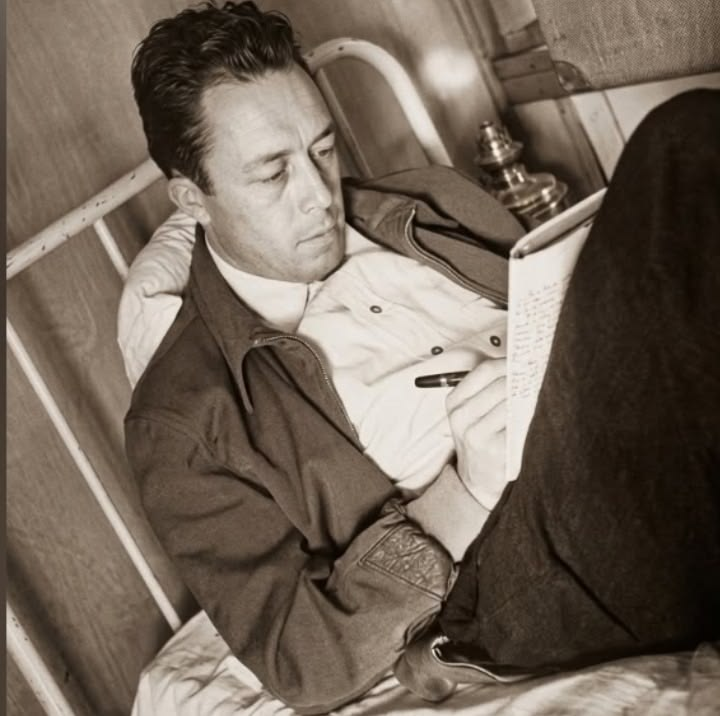
#> input picture #AlbertCamus.jpeg, 720 x 716 px
$ python prep_sources.py
#> lines starting #> are read from the running program, lines starting #| are printed output that depends on the picture
"""Recorta las fotos del repo (quitando marcas de agua) a resolución nativa -> tools/src/*.png"""
import os
from PIL import Image
HERE = os.path.dirname(os.path.abspath(__file__)); REPO = os.path.dirname(os.path.dirname(HERE))
OUT = os.path.join(HERE, 'src'); os.makedirs(OUT, exist_ok=True)
def crop(f, box, out):
#> called with f = '#AlbertCamus.jpeg', out = 'bed'
    im = Image.open(os.path.join(REPO, f)).convert('RGB')
#> im is the input picture: PIL image 720x716 RGB; mean R, G, B 114, 101.2, 88.9
    if box:
        if all(isinstance(v, float) for v in box):
            w, h = im.size; box = (int(box[0]*w), int(box[1]*h), int(box[2]*w), int(box[3]*h))
        im = im.crop(box)
    im.save(os.path.join(OUT, out + '.png'))
crop('#AlbertCamus.jpeg', None, 'bed')
crop('#albertcamus  #paris.jpeg', None, 'paris')
#> call 2 of crop, with f = '#albertcamus  #paris.jpeg', out = 'paris'
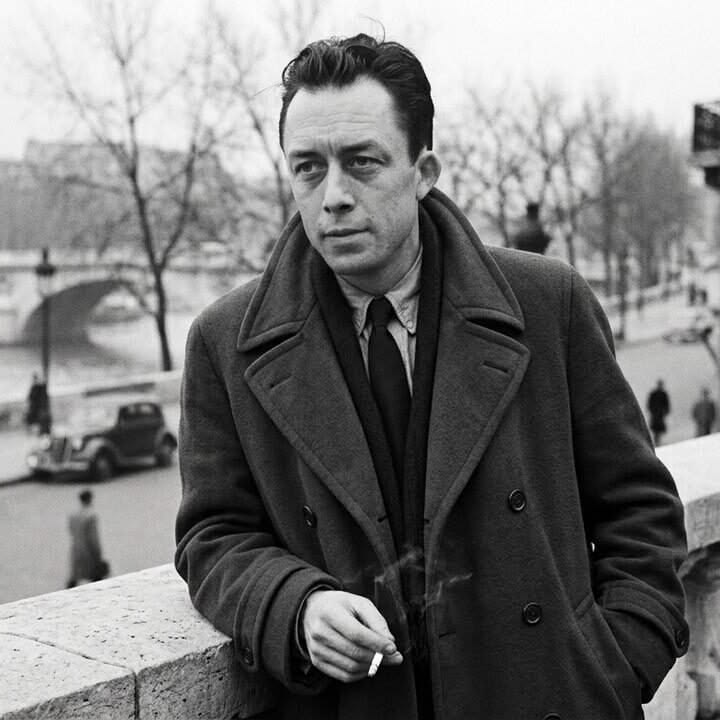
#> input picture #albertcamus  #paris.jpeg, 720 x 720 px
#> in crop, im is the input picture: PIL image 720x720 RGB; mean R, G, B 120.7, 120.6, 120.4
crop('Albert Camus (1).jpeg', None, 'smile')
#> call 3 of crop, with f = 'Albert Camus (1).jpeg', out = 'smile'
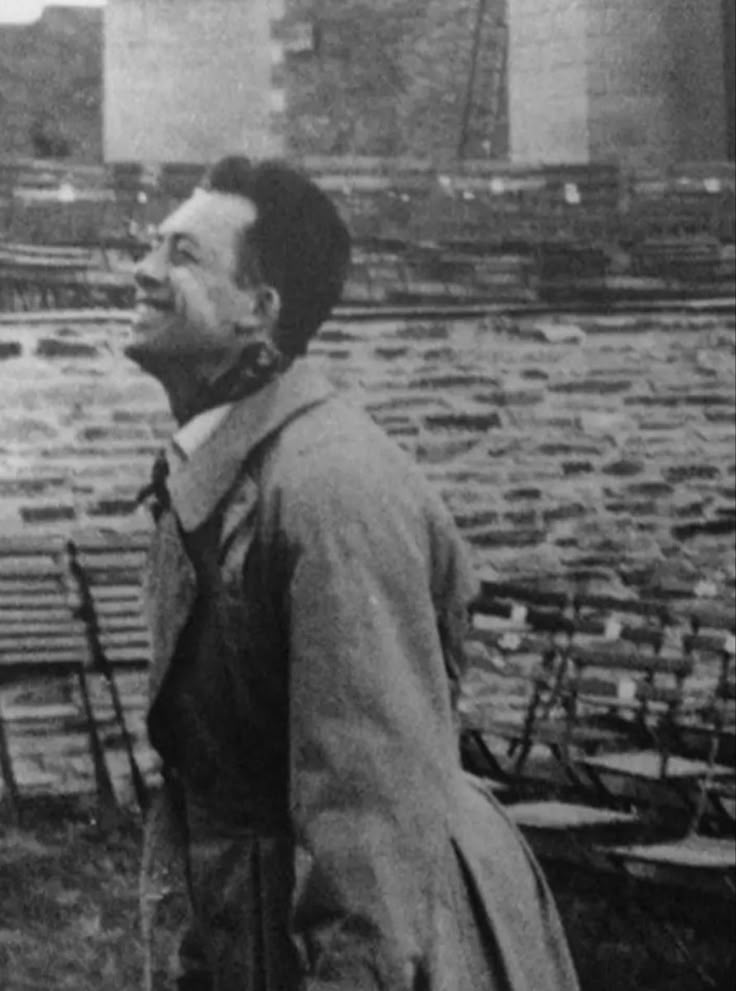
#> input picture Albert Camus (1).jpeg, 736 x 991 px
#> in crop, im is the input picture: PIL image 736x991 RGB; min 6, max 237, mean 94.3
crop('Camus Beyond the Familiar Quote_ Guilt and The Fall.jpeg', (150, 420, 700, 985), 'sketch')
#> call 4 of crop, with box = (150, 420, 700, 985), out = 'sketch'
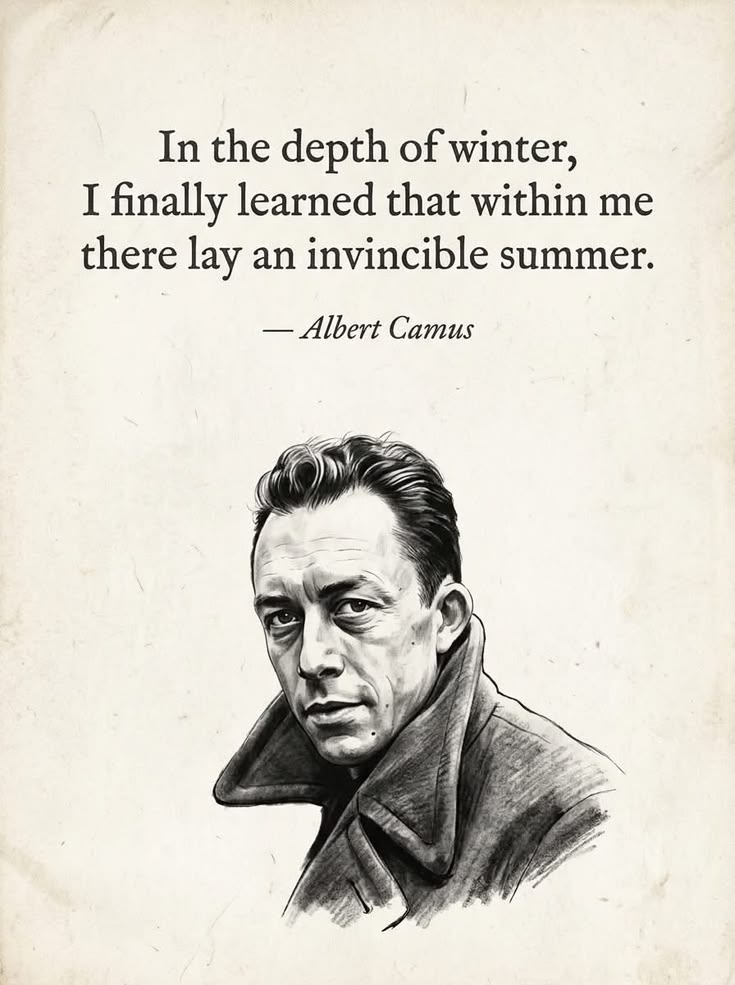
#> input picture Camus Beyond the Familiar Quote_ Guilt and The Fall.jpeg, 735 x 985 px
#> in crop, im is the input picture: PIL image 735x985 RGB; mean R, G, B 220.5, 216.8, 207.1
crop('WhatsApp Image 2026-11-22 at 12.19.16.jpeg', (215, 382, 1205, 1036), 'cafe')
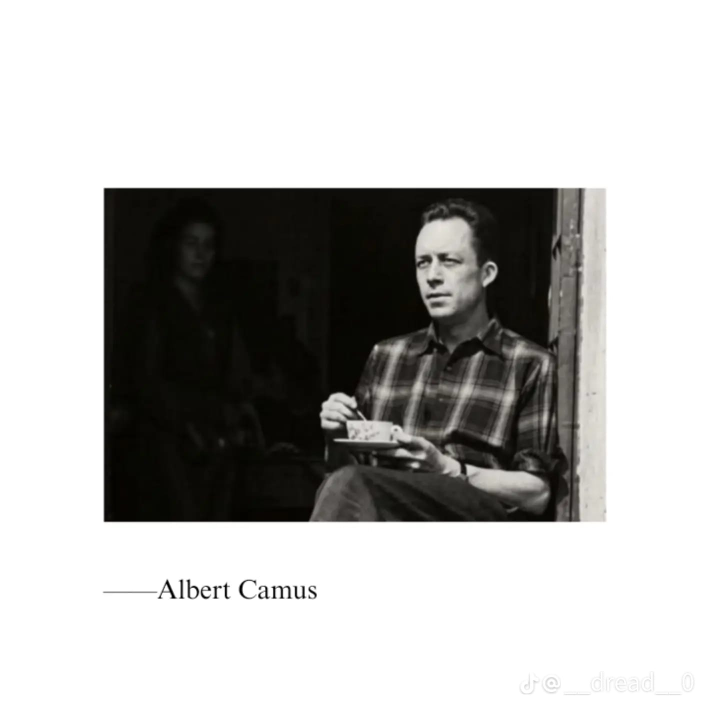
#> input picture WhatsApp Image 2026-11-22 at 12.19.16.jpeg, 1420 x 1420 px (shown at 1/2 size)
#> in crop, im is the input picture: PIL image 1420x1420 RGB; mean R, G, B 185.6, 185.1, 183.7
#> in crop (call 5), `im = im.crop(box)`:
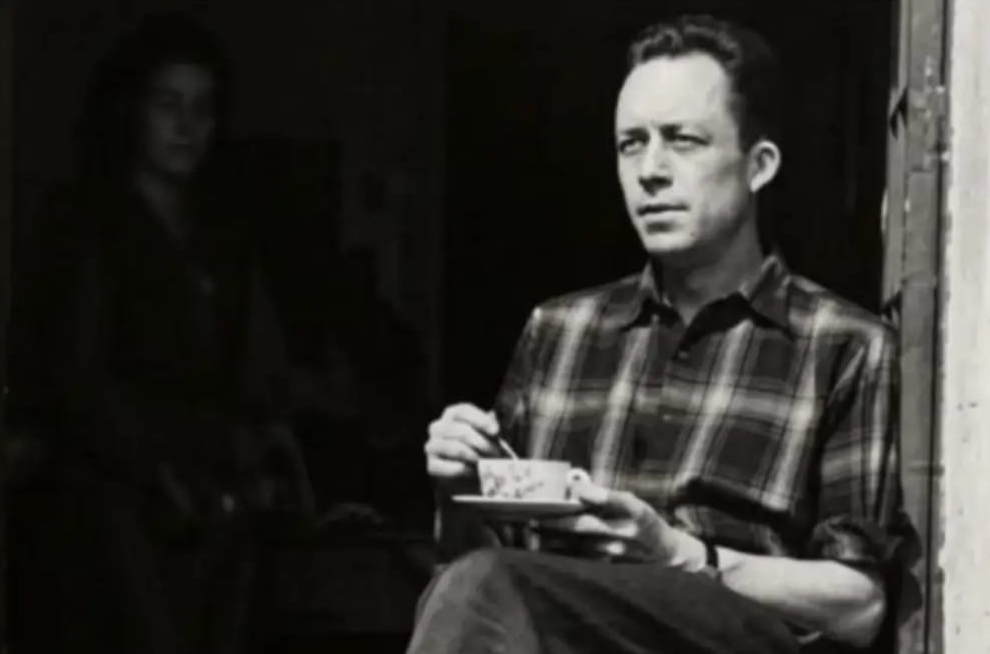
#> im: PIL image 990x654 RGB; mean R, G, B 46.7, 45.3, 40.9
crop('WhatsApp Image 2026-11-22 at 12.19.18 (1).jpeg', (0., 0., 1., 0.90), 'cig')
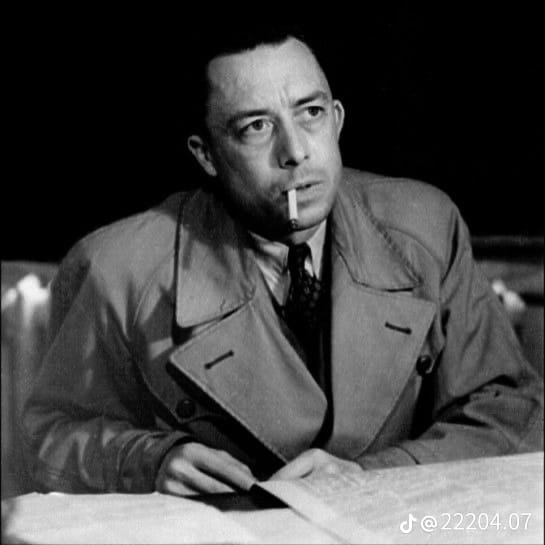
#> input picture WhatsApp Image 2026-11-22 at 12.19.18 (1).jpeg, 545 x 545 px
#> in crop, im is the input picture: PIL image 545x545 RGB; min 0, max 255, mean 70.3
#> in crop (call 6), `im = im.crop(box)`:
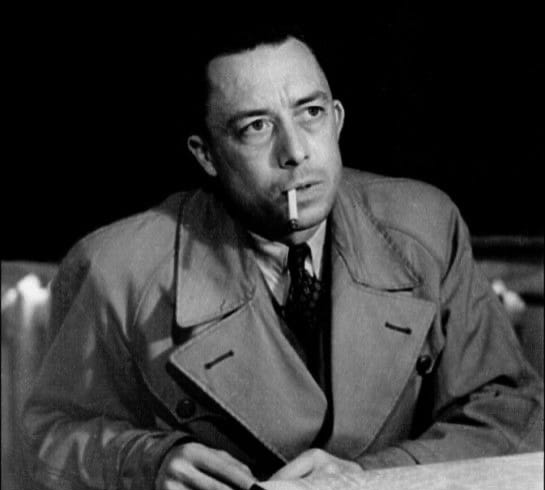
#> im: PIL image 545x490 RGB; min 0, max 246, mean 56.5
#> (the run stopped early here; a loop or call above may not have finished)
